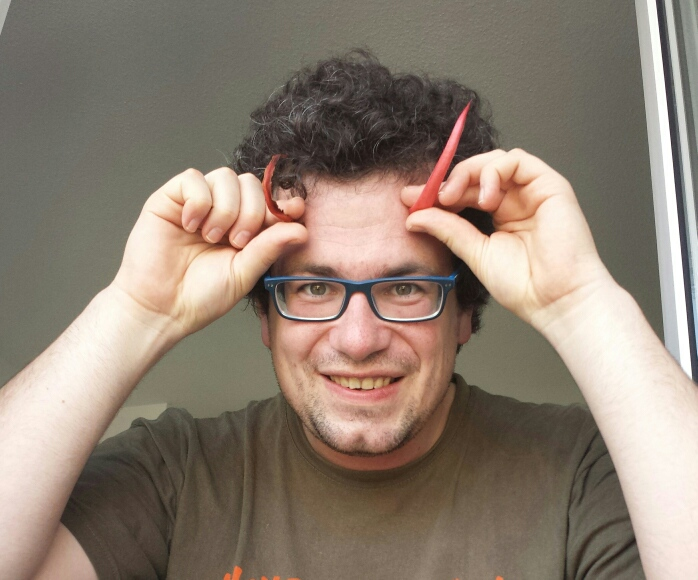
#> input picture python/kev_horn.jpg, 698 x 580 px
$ python cohencolred.py   (Python 2 division)   (older library calls are emulated)
#> lines starting #> are read from the running program, lines starting #| are printed output that depends on the picture
#> further down, imginput is the input picture: shape (580, 698, 3); mean B, G, R 114.6, 127.9, 142.3
### python/cohenh.py
#!/usr/bin/env python

'''
Coherence-enhancing filtering example
=====================================

inspired by
  Joachim Weickert "Coherence-Enhancing Shock Filters"
  http://www.mia.uni-saarland.de/Publications/weickert-dagm03.pdf
'''

import numpy as np
import cv2


def coherence_filter(img, sigma = 11, str_sigma = 11, blend = 0.5, iter_n = 4, mctype=1):
#> called with sigma = 9, str_sigma = 11, blend = 0.25, iter_n = 50, mctype = 1
    # [10 lines left out: function make_gvv, not called in this run]

    h, w = img.shape[:2]
#> h = 580; w = 698
    for i in xrange(iter_n):
        print i,

        if mctype == 0:
            gray = cv2.cvtColor(img, cv2.COLOR_BGR2GRAY)
            gvv = make_gvv(gray)
        elif mctype == 2:
            gvv_i = [make_gvv(img[:,:,i]) for i in xrange(3)]
            gvv = sum(gvv_i)
        elif mctype == 1:
            wi = [None] * 3
            for i in range(3):
                channel = img[:,:,i]
                eigen = cv2.cornerEigenValsAndVecs(channel, str_sigma, -1)
                eigen = eigen.reshape(h, w, 3, 2)  # [[e1, e2], v1, v2]
                x, y = eigen[:,:,1,0], eigen[:,:,1,1]
                wi[i] = (x, y)
            x = sum(w[0] for w in wi)
            y = sum(w[1] for w in wi)

            gi = [None] * 3
            for i in range(3):
                channel = img[:,:,i]
                gxx = cv2.Sobel(channel, cv2.CV_32F, 2, 0, ksize=sigma)
                gxy = cv2.Sobel(channel, cv2.CV_32F, 1, 1, ksize=sigma)
                gyy = cv2.Sobel(channel, cv2.CV_32F, 0, 2, ksize=sigma)
                gi[i] = (gxx, gxy, gyy)
            gxx = sum(g[0] for g in gi)
            gxy = sum(g[1] for g in gi)
            gyy = sum(g[2] for g in gi)

            gvv = x*x*gxx + 2*x*y*gxy + y*y*gyy

        m = gvv < 0

        ero = cv2.erode(img, None)
        dil = cv2.dilate(img, None)
        img1 = ero
        img1[m] = dil[m]
        img = np.uint8(img*(1.0 - blend) + img1*blend)
#> this loop made 50 passes
#> pass 1, in coherence_filter, `ero = cv2.erode(img, None)`:
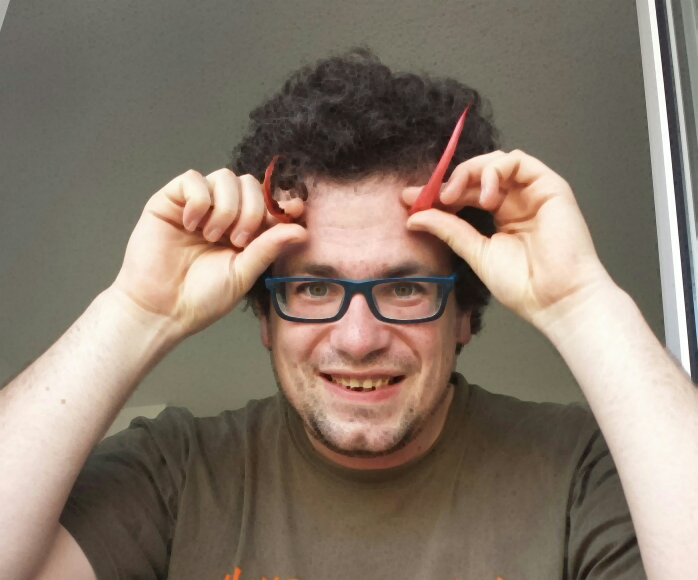
#> ero: shape (580, 698, 3); mean B, G, R 108, 121.3, 135.7
#> pass 1, in coherence_filter, `dil = cv2.dilate(img, None)`:
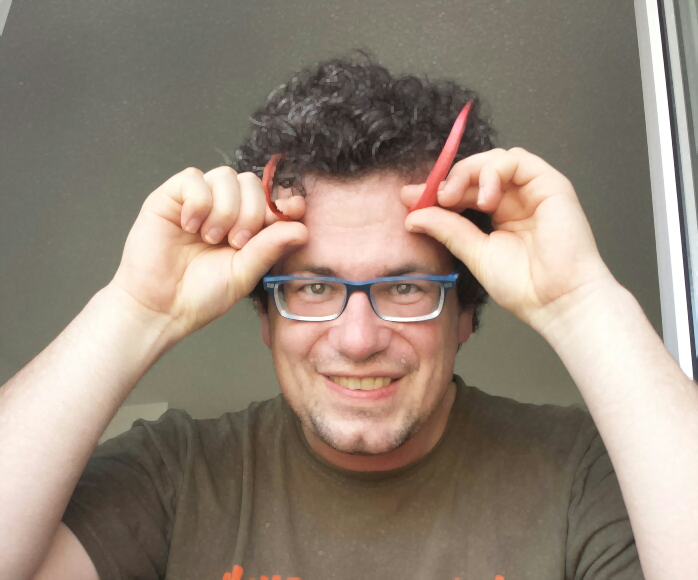
#> dil: shape (580, 698, 3); mean B, G, R 121.2, 134.5, 148.8
#> after the loop:
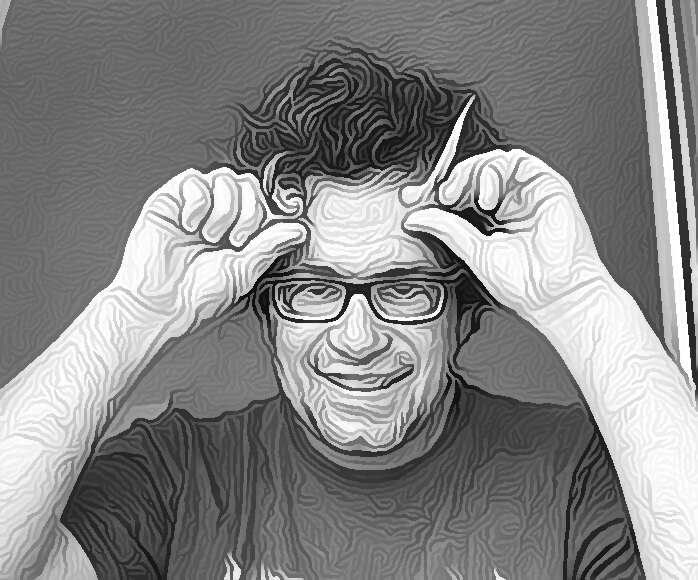
#> channel: shape (580, 698); min 16, max 255, mean 134
#> after the loop:
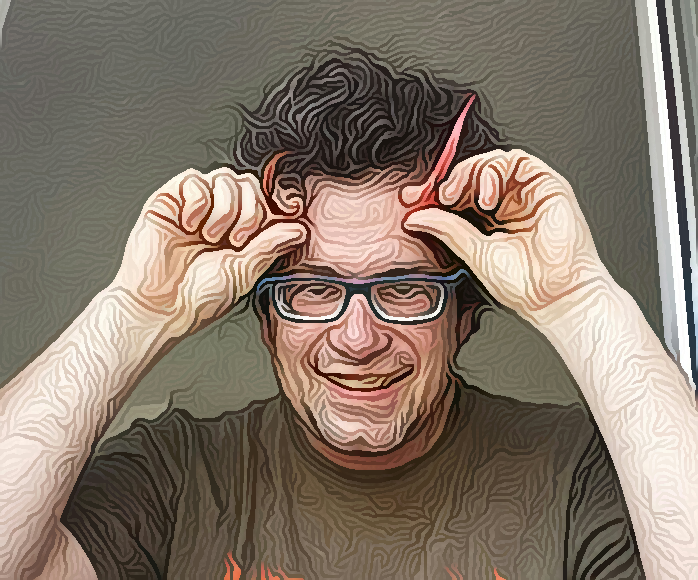
#> img: shape (580, 698, 3); mean B, G, R 106.9, 120, 133.8
    print 'done'
    return img


# [40 lines that do not run on import are left out]

### python/colreduce.py
# -*- coding: utf-8 -*-
"""
Created on Thu Nov 19 06:14:32 2015

@author: testuser
"""

import scipy.cluster.vq as vq
from scipy import misc
import scipy.ndimage as nd
import numpy as np
import itertools
import sys
import time

def gencode(image, k, oldcenters=None):
#> called with k = 4
  t1 = time.time()
  npix = image.size / 3
#> npix = 404840
  P = np.reshape(image, (npix, 3), order='F')
  Pw = vq.whiten(P)
  if oldcenters == None:
    (centers, label) = vq.kmeans2(Pw, k, iter=30)
#> centers = [[2.38, 2.67, 3.06], [3.48, 3.65, 3.65], [1.49, 1.69, 1.71], [0.61, 0.771, 0.922]]
  else:
    (centers, label) = vq.kmeans2(Pw, oldcenters, iter=5)
  (code, distortion) = vq.vq(Pw, centers)
  code = np.reshape(code, image.shape[0:2], order='F')
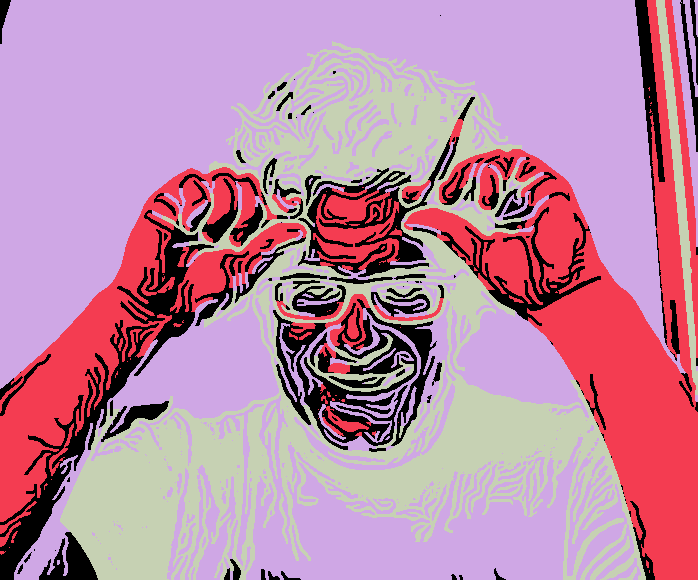
#> code: shape (580, 698) int32; 4 distinct labels, from 0 to 3; one colour per label, 0 black
  print time.time() - t1
  return code, centers

def blur(image, k=1):
  return nd.filters.gaussian_filter(image, k)


def randomcolor(k):
  return np.array([np.random.uniform(0, 256, 3) for x in xrange(k)], dtype=np.uint8)

def rastacolor(k):
  x =  np.array([[0, 0 , 0], [255, 0, 0], [0, 255, 0], [255, 255, 0], [255, 255, 255], [0, 0, 255], [255, 0, 255], [0, 255, 255]], dtype=np.uint8)
  x = x[:k]
  if k > x.shape[0]:
    x = np.vstack((x, randomcolor(k - x.shape[0])))
  return x


# [19 lines that do not run on import are left out]

      #break


### python/cohencolred.py
# -*- coding: utf-8 -*-
"""
Created on Thu Nov 19 17:40:24 2015

@author: testuser
"""

import numpy as np
import cv2
import sys
from scipy import misc
import itertools
import cohenh
import colreduce
import time


if __name__ == "__main__":
  if len(sys.argv) == 1:
    imgfile = 'kev_horn.jpg'
    #imgfile = 'julia.png'
  else:
    imgfile = sys.argv[1]
  ext = imgfile[-4:]
  #imginput = misc.imread(imgfile)
  imginput = cv2.imread(imgfile)
  class CR:
    oldcenters = None
    k = 4
    colors = [np.array(x)[:,(2,1,0)] for x in itertools.permutations(colreduce.rastacolor(k))]
    code = None
    src = None
    coh = None
    dst = None
    def __init__(self, src):
      self.src = src
    def permcolor(self):
      self.colors = [np.array(x)[:,(2,1,0)] for x in itertools.permutations(colreduce.rastacolor(self.k))]
    def randcolor(self):
      self.colors = [np.array(x)[:,(2,1,0)] for x in itertools.permutations(colreduce.randomcolor(self.k))]


  cr = CR (imginput)

  def nothing(*argv):
      pass

  def update_coh():
      sigma = cv2.getTrackbarPos('sigma', 'coherence')*2+1
      str_sigma = cv2.getTrackbarPos('str_sigma', 'coherence')*2+1
      blend = cv2.getTrackbarPos('blend', 'coherence') / 100.0
      iter_n = cv2.getTrackbarPos('iter_n', 'coherence')
      print 'sigma: %d  str_sigma: %d  blend_coef: %f' % (sigma, str_sigma, blend)
      cr.coh = cohenh.coherence_filter(cr.src, sigma=sigma, str_sigma = str_sigma, blend = blend, iter_n = iter_n)
      cv2.imshow('coh', cr.coh)

  def update_k(*argv):
      oldk = cr.k
      cr.k = cv2.getTrackbarPos('k', 'posterize')+2
      cr.permcolor()
      if True:#oldk != cr.k:
        destroy_posterize_window()
        cr.oldcenters = None
        update_cod()
        create_posterize_window()
      update_col()


  def update_cod():
      cr.code, cr.oldcenters = colreduce.gencode(cr.coh, cr.k, cr.oldcenters)
#> cr.oldcenters has the same summary as centers in gencode

  def update_col(*argv):
      idx = cv2.getTrackbarPos('colorset', 'posterize')
      cr.dst = cr.colors[idx][cr.code]
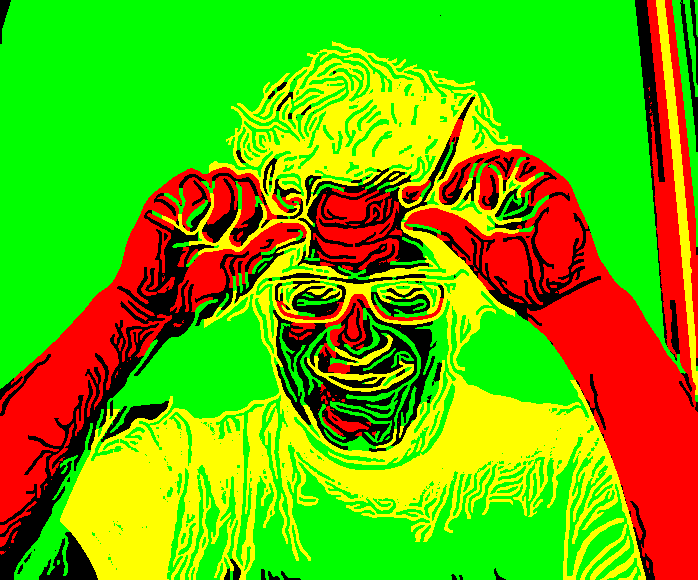
#> cr.dst: shape (580, 698, 3); mean of channels 0, 1, 2 0, 179, 103.3; drawn as B, G, R
      cv2.imshow('dst', cr.dst)

  cv2.namedWindow('coherence', 0)
  cv2.createTrackbar('sigma', 'coherence', 4, 15, nothing)
  cv2.createTrackbar('blend', 'coherence', 25, 100, nothing)
  cv2.createTrackbar('str_sigma', 'coherence', 5, 15, nothing)
  cv2.createTrackbar('iter_n', 'coherence', 50, 100, nothing)

  def create_posterize_window():
    cv2.namedWindow('posterize', 0)
    cv2.createTrackbar('k', 'posterize', cr.k-2, 6, nothing)
    cv2.createTrackbar('colorset', 'posterize', 0, len(cr.colors)-1, update_col)

  def destroy_posterize_window():
    cv2.destroyWindow('posterize')

  create_posterize_window()

  cv2.imshow('src', cr.src)
  update_coh()
  update_cod()
  update_col()
  while True:
    ch = 0xFF & cv2.waitKey()
#> (key Esc is pressed here)
    if ch == ord(' '):
      update_coh()
      update_cod()
      update_col()
    elif ch == ord('r'):
      cr.randcolor()
      update_col()
    elif ch == ord('a'):
      cr.permcolor()
      update_col()
    elif ch == ord('k'):
      update_k()
    elif ch == ord('s'):
      timestamp = str(time.time())
      cv2.imwrite(imgfile + timestamp + "_coh_" + ext, cr.coh)
      cv2.imwrite(imgfile + timestamp + "_dst_" + ext, cr.dst)
    elif ch == 27:
      break
  cv2.destroyAllWindows()
